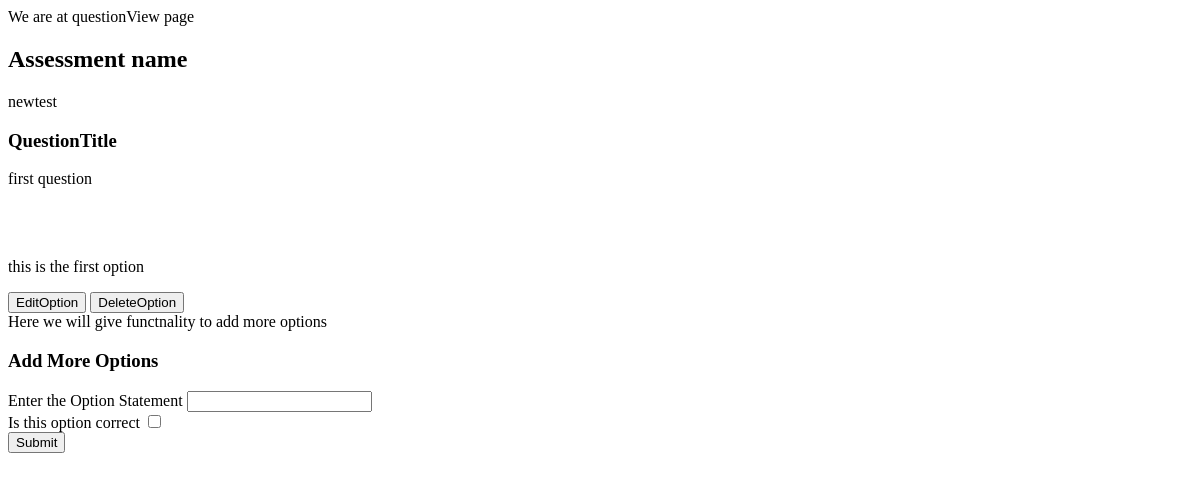
/questionView/2/, run on an earlier commit of the app's database.
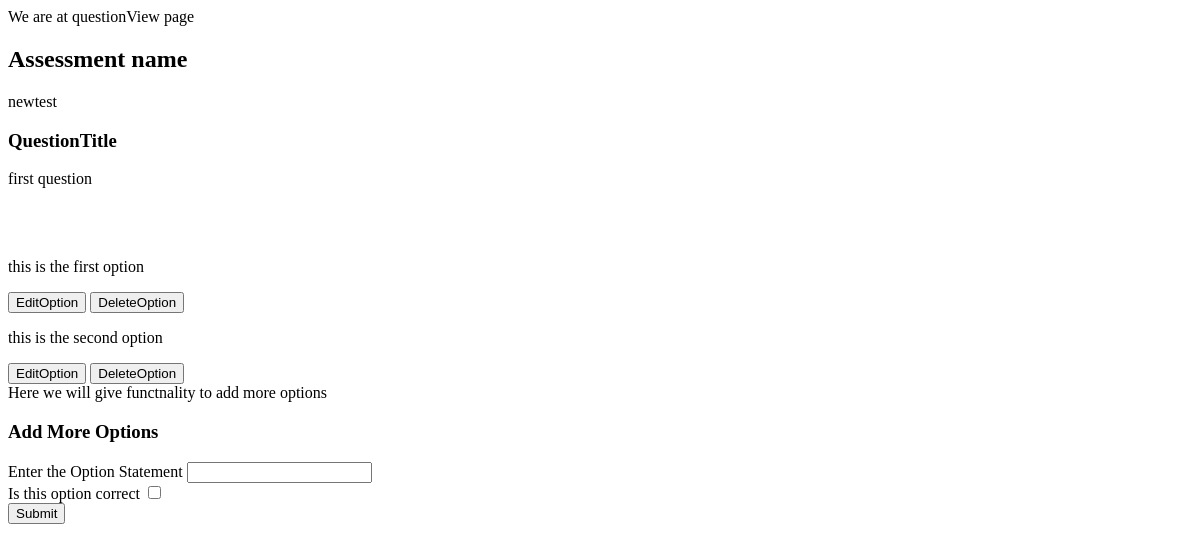
And on a later commit of the database.
### quiz/models.py (models this page shows)
class QuestionSet(models.Model):
    assessment = models.ForeignKey(Assessment, null = False, on_delete = models.CASCADE)
    questionTitle = models.CharField(max_length = 1023, default= "question statement")
    mark = models.IntegerField()
    def __str__(self):
        return(str(self.assessment))

class Assessment(models.Model):
    user = models.ForeignKey(User, null = False, on_delete = models.CASCADE)
    name = models.CharField(max_length = 255, default="Exam")
    duration = models.IntegerField()
    time = models.DateTimeField(auto_now_add=True)
    def __str__(self):
        return(self.name)

class OptionSet(models.Model):
    Question = models.ForeignKey(QuestionSet, null = True, on_delete = models.CASCADE)
    optionStatement = models.CharField(max_length = 1023)
    correct = models.BooleanField(default=False)
    def __str__(self):
        return(self.optionStatement)

### quiz/views.py (the view, shortened to what this page needs)
# urls.py: path('questionView/<int:pk>/', questionView , name="questionView"),
def questionView(request, pk):
    print(pk)
    findQuestion = QuestionSet.objects.filter(id = pk)
    print(findQuestion[0])
    options = OptionSet.objects.filter(Question = findQuestion[0])
    print(options)
    return render(request, 'questionView.html',{'question':findQuestion,'options': options})

### quiz/templates/questionView.html (shortened to what this page needs)
{% extends 'base.html' %} {% block content %} We are at questionView page
<br />
{% for info in question %}
<h2>Assessment name</h2>
{{info.assessment}}
<br />
<h3>QuestionTitle</h3>
{{info.questionTitle}}
<br />
{{info.information}} {% endfor %}
<br />
<br />
<br />
{% for opt in options %}
<div>
  <p>{{opt}}</p>
  <button>EditOption</button>
  <a href="/optionDelete/{{opt.id}}/">
    <button>DeleteOption</button>
  </a>
</div>
{% endfor %} Here we will give functnality to add more options <br />
<h3>
  <b> Add More Options </b>
</h3>
<form action="" method="POST">
  <label for="text" name="addOption">Enter the Option Statement</label>
  <input id="optionStatement" type="text" name="optionStatement" required />
  <br />
  <label for="checkbox">Is this option correct</label>
  <input id="optionCheckbox" type="checkbox" name="optionCheckbox" />
  <br />
  <button type="submit">Submit</button>
</form>
{% endblock content %}

What changed in the data, as far as the page shows it:
added OptionSet: optionStatement "this is the second option"
